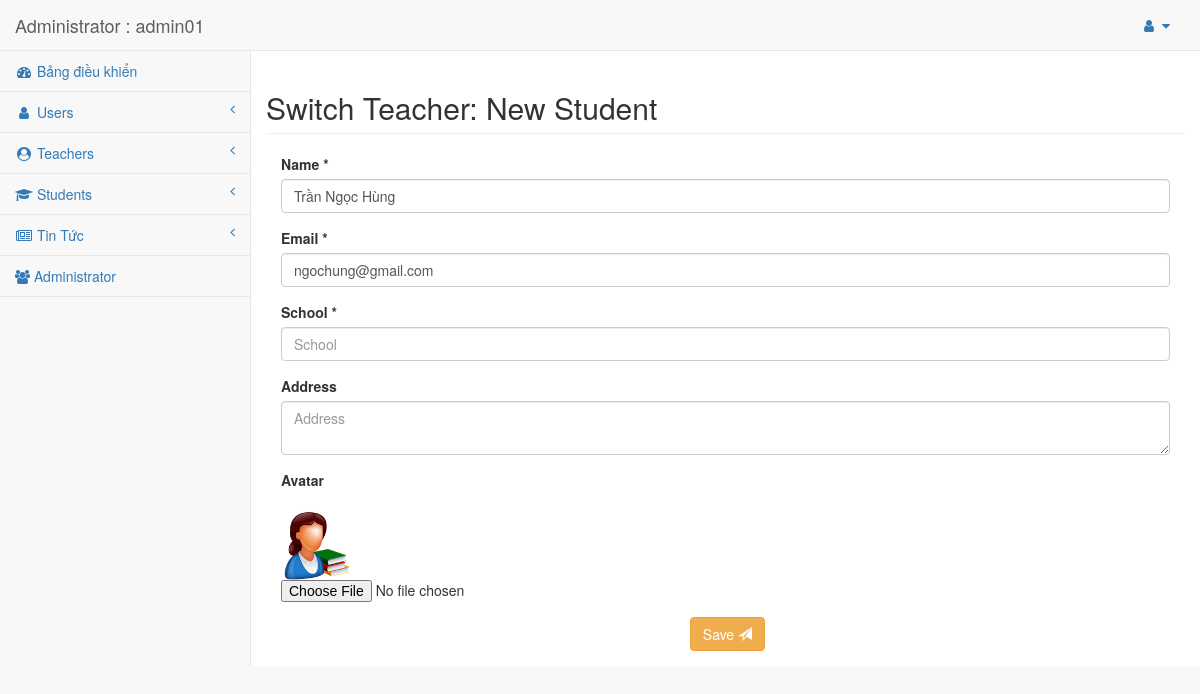
Screenshot of /admin-panel/switch_teacher.php?teacher_id=24&operation=switch (signed in) with the database file from the repository.
### tables this page shows
CREATE TABLE `teacher` (
  `teacher_id` int(10) NOT NULL,
  `assigned_by` int(10) NOT NULL,
  `assigned_day` timestamp NOT NULL DEFAULT current_timestamp() ON UPDATE current_timestamp(),
  `subject` enum('Toán học','Ngữ văn','Sinh học','Vật lý','Hóa học','Lịch sử','Địa lý','Ngoại ngữ','Giáo dục công dân','Công nghệ','Tin học') NOT NULL,
  PRIMARY KEY (`teacher_id`),
  KEY `fk_teacher_03` (`assigned_by`),
  CONSTRAINT `fk_teacher_01` FOREIGN KEY (`teacher_id`) REFERENCES `user` (`user_id`),
  CONSTRAINT `fk_teacher_03` FOREIGN KEY (`assigned_by`) REFERENCES `admin` (`admin_id`)
);

CREATE TABLE `user` (
  `user_id` int(10) NOT NULL AUTO_INCREMENT,
  `user_email` varchar(190) NOT NULL,
  `user_name` varchar(190) NOT NULL,
  `user_pass` varchar(190) NOT NULL,
  `user_role` enum('admin','teacher','student') NOT NULL,
  `user_img` varchar(190) NOT NULL,
  PRIMARY KEY (`user_id`),
  UNIQUE KEY `user_email` (`user_email`)
);

### admin-panel/lib/MysqliDb.php (called while the page is built, shortened)
<?php
class MysqliDb
{
    public static $prefix = '';
    protected $_mysqli;
    protected $_query;
    protected $_queryOptions = array();
    protected $_join = array();
    protected $_orderBy = array();
    protected $_groupBy = array();
    protected $_bindParams = array('');
    protected $host;
    protected $username;
    protected $password;
    protected $db;
    protected $port;
    protected $charset;
    public $returnType = 'array';
    protected $_nestJoin = false;
    private $_tableName = '';
    protected $_mapKey = null;
    public function __construct($host = null, $username = null, $password = null, $db = null, $port = null, $charset = 'utf8')
    {
        $isSubQuery = false;
        if (is_object($host)) {
            $this->_mysqli = $host;
        } else {
            $this->host = $host;
        }
        $this->username = $username;
        $this->password = $password;
        $this->db = $db;
        $this->port = $port;
        $this->charset = $charset;
    }
    public function connect()
    {
        $this->_mysqli = new mysqli($this->host, $this->username, $this->password, $this->db, $this->port);
        if ($this->charset) {
            $this->_mysqli->set_charset($this->charset);
        }
    }
    public function mysqli()
    {
        return $this->_mysqli;
    }
    protected function reset()
    {
        $this->_join = array();
        $this->_orderBy = array();
        $this->_groupBy = array();
        $this->_bindParams = array('');
        $this->_query = null;
        $this->_queryOptions = array();
        $this->returnType = 'array';
        $this->_nestJoin = false;
        $this->_tableName = '';
        $this->_mapKey = null;
    }
    public function get($tableName, $numRows = null, $columns = '*')
    {
        $column = is_array($columns) ? implode(', ', $columns) : $columns;
        if (strpos($tableName, '.') === false) {
            $this->_tableName = self::$prefix . $tableName;
        } else {
            $this->_tableName = $tableName;
        }
        $this->_query = 'SELECT ' . implode(' ', $this->_queryOptions) . ' ' .
            $column . " FROM " . $this->_tableName;
        $stmt = $this->_buildQuery($numRows);
        $stmt->execute();
        $res = $this->_dynamicBindResults($stmt);
        return $res;
    }
    public function getOne($tableName, $columns = '*')
    {
        $res = $this->get($tableName, 1, $columns);
        if ($res instanceof MysqliDb) {
            return $res;
        } elseif (is_array($res) && isset($res[0])) {
            return $res[0];
        } elseif ($res) {
            return $res;
        }
        return null;
    }
    public function join($joinTable, $joinCondition, $joinType = '')
    {
        $joinType = strtoupper(trim($joinType));
        if (!is_object($joinTable)) {
            $joinTable = self::$prefix . $joinTable;
        }
        $this->_join[] = Array($joinType, $joinTable, $joinCondition);
        return $this;
    }
    protected function _determineType($item)
    {
        switch (gettype($item)) {
            case 'boolean':
            case 'integer':
                return 'i';
                break;
        }
        return '';
    }
    protected function _bindParam($value)
    {
        $this->_bindParams[0] .= $this->_determineType($value);
        array_push($this->_bindParams, $value);
    }
    protected function _buildPair($operator, $value)
    {
        if (!is_object($value)) {
            return ' ' . $operator . ' ? ';
        }
        $subQuery = $value->getSubQuery();
        return " " . $operator . " (" . $subQuery['query'] . ") " . $subQuery['alias'];
    }
    protected function _buildQuery($numRows = null, $tableData = null)
    {
        $stmt = $this->_prepareQuery();
        if (count($this->_bindParams) > 1) {
            call_user_func_array(array($stmt, 'bind_param'), $this->refValues($this->_bindParams));
        }
        return $stmt;
    }
    protected function _dynamicBindResults(mysqli_stmt $stmt)
    {
        $parameters = array();
        $results = array();
        $mysqlLongType = 252;
        $shouldStoreResult = false;
        $meta = $stmt->result_metadata();
        $row = array();
        while ($field = $meta->fetch_field()) {
            if ($this->_nestJoin && $field->table != $this->_tableName) {
                $field->table = substr($field->table, strlen(self::$prefix));
                $row[$field->table][$field->name] = null;
                $parameters[] = & $row[$field->table][$field->name];
            } else {
                $row[$field->name] = null;
                $parameters[] = & $row[$field->name];
            }
        }
        call_user_func_array(array($stmt, 'bind_result'), $parameters);
        while ($stmt->fetch()) {
            if ($this->returnType == 'object') {
                $result = new stdClass ();
                foreach ($row as $key => $val) {
                    if (is_array($val)) {
                        $result->$key = new stdClass ();
                        foreach ($val as $k => $v) {
                            $result->$key->$k = $v;
                        }
                    } else {
                        $result->$key = $val;
                    }
                }
            } else {
                $result = array();
                foreach ($row as $key => $val) {
                    if (is_array($val)) {
                        foreach ($val as $k => $v) {
                            $result[$key][$k] = $v;
                        }
                    } else {
                        $result[$key] = $val;
                    }
                }
            }
            if ($this->_mapKey) {
                $results[$row[$this->_mapKey]] = count($row) > 2 ? $result : end($result);
            } else {
                array_push($results, $result);
            }
        }
        return $results;
    }
    protected function _buildCondition($operator, &$conditions)
    {
        if (empty($conditions)) {
            return;
        }
        $this->_query .= ' ' . $operator;
        foreach ($conditions as $cond) {
            list ($concat, $varName, $operator, $val) = $cond;
            $this->_query .= " " . $concat . " " . $varName;
            switch (strtolower($operator)) {
                default:
                    if (is_array($val)) {
                        $this->_bindParams($val);
                    } elseif ($val === null) {
                        $this->_query .= ' ' . $operator . " NULL";
                    } elseif ($val != 'DBNULL' || $val == '0') {
                        $this->_query .= $this->_buildPair($operator, $val);
                    }
            }
        }
    }
    protected function _buildGroupBy()
    {
        if (empty($this->_groupBy)) {
            return;
        }
        $this->_query .= " GROUP BY ";
        $this->_query = rtrim($this->_query, ', ') . " ";
    }
    protected function _buildOrderBy()
    {
        if (empty($this->_orderBy)) {
            return;
        }
        $this->_query .= " ORDER BY ";
        $this->_query = rtrim($this->_query, ', ') . " ";
    }
    protected function _buildLimit($numRows)
    {
        if (is_array($numRows)) {
            $this->_query .= ' LIMIT ' . (int) $numRows[0] . ', ' . (int) $numRows[1];
        } else {
            $this->_query .= ' LIMIT ' . (int) $numRows;
        }
    }
    protected function _prepareQuery()
    {
        if (!$stmt = $this->mysqli()->prepare($this->_query)) {
            $msg = $this->mysqli()->error . " query: " . $this->_query;
            $num = $this->mysqli()->errno;
            $this->reset();
            throw new Exception($msg, $num);
        }
        return $stmt;
    }
    protected function refValues(array &$arr)
    {
        if (strnatcmp(phpversion(), '5.3') >= 0) {
            $refs = array();
            foreach ($arr as $key => $value) {
                $refs[$key] = & $arr[$key];
            }
            return $refs;
        }
        return $arr;
    }
    protected function replacePlaceHolders($str, $vals)
    {
        $i = 1;
        $newStr = "";
        while ($pos = strpos($str, "?")) {
            $val = $vals[$i++];
            $newStr .= substr($str, 0, $pos) . "'" . $val . "'";
            $str = substr($str, $pos + 1);
        }
        $newStr .= $str;
        return $newStr;
    }
    protected function _buildJoin () {
        foreach ($this->_join as $data) {
            list ($joinType,  $joinTable, $joinCondition) = $data;
            if (is_object ($joinTable))
                $joinStr = $this->_buildPair ("", $joinTable);
            else
                $joinStr = $joinTable;
            $this->_query .= " " . $joinType. " JOIN " . $joinStr ." on " . $joinCondition;
        }
    }
}

### admin-panel/config/config.php (called while the page is built, shortened)
<?php
require_once BASE_PATH.'/lib/MysqliDb.php';
function getDbInstance(){
	return new MysqliDb(DB_HOST,DB_USER,DB_PASSWORD,DB_NAME);
}

### admin-panel/forms/switch_teacher_form.php (the view, shortened to what this page needs)
<fieldset>
    <div class="form-group">
        <label for="user_name">Name *</label>
          <input type="text" name="user_name" value="<?php echo $switch ? $student['user_name'] : ''; ?>" placeholder="Name" class="form-control" id = "user_name" >
    </div>
    <div class="form-group">
        <label for="user_name">Email *</label>
          <input type="email" name="user_email" value="<?php echo $switch ? $student['user_email'] : ''; ?>" placeholder="Email" class="form-control" id = "user_email" >
    </div>
    <div class="form-group">
        <label for="student_school">School *</label>
        <input type="text" name="student_school" value="<?php echo ''; ?>" placeholder="School" class="form-control" id="student_school">
    </div>
    <div class="form-group">
        <label for="student_address">Address</label>
          <textarea name="student_address" placeholder="Address" class="form-control" id="student_address"><?php echo ''; ?></textarea>
    </div>
    <div class="form-group">
        <label for="image">Avatar</label>
    </div>
    <div class="form-group">
        <img src="<?php echo $switch ? $upload_dir.$student['user_img'] : ''; ?>" height="70" width="70">
		<input type="file" name="myfile">
    </div>
    <div class="form-group text-center">
        <button id="btn-save"  type="submit" class="btn btn-warning" >Save <span class="glyphicon glyphicon-send"></span></button>
    </div>
</fieldset>

### admin-panel/css/sb-admin-2.css (style rules this page uses)
body { background-color: #f8f8f8; }

### rows the page displays
teacher: user_name "Trần Ngọc Hùng", user_email "ngochung@gmail.com", teacher_id.user_img (picture)

### other values shown
$_SESSION['u_name'] "admin01"
